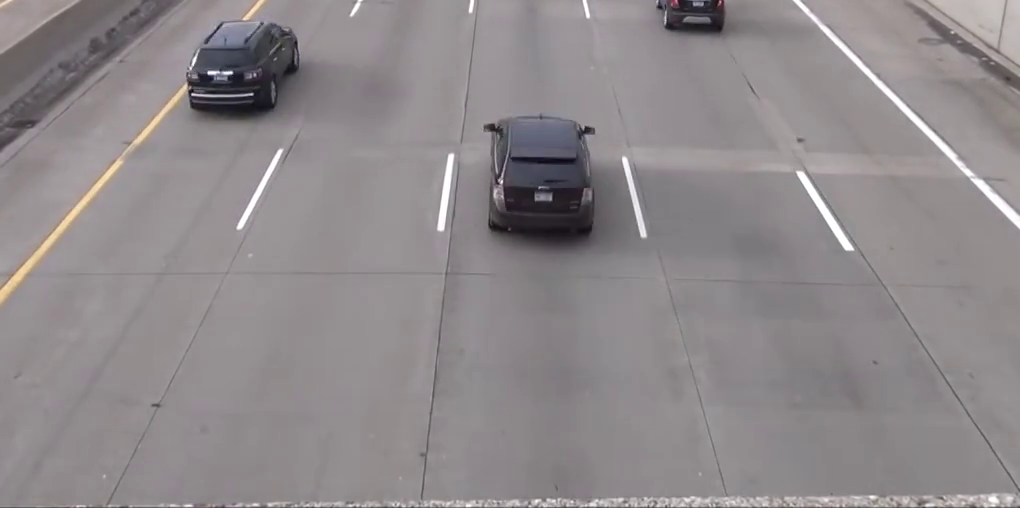
#> input picture frame 98 of cars3.mp4, 1020 x 508 px, given in place of cars.mp4, which was not available
$ python smart_traffic.py
#> lines starting #> are read from the running program, lines starting #| are printed output that depends on the picture
import cv2
import numpy as np

import paths
import constants


def mask_preproscessing(img):
    kernel = cv2.getStructuringElement(cv2.MORPH_RECT, (5, 5))
    kernel_5 = cv2.getStructuringElement(cv2.MORPH_RECT, (10, 10))

    _, threshold = cv2.threshold(img, 80, 255, cv2.THRESH_BINARY)

    opening = cv2.morphologyEx(threshold, cv2.MORPH_OPEN, kernel)
    blur = cv2.GaussianBlur(opening, (5, 5), 0)
    # cv2.imshow("after blur", blur)
    closing = cv2.morphologyEx(blur, cv2.MORPH_CLOSE, kernel)
    # cv2.imshow("after closing", closing)
    threshold = cv2.dilate(closing, kernel_5)
    threshold = cv2.dilate(threshold, kernel_5)
    threshold = cv2.erode(threshold, kernel_5)

    threshold = cv2.dilate(threshold, kernel_5)
    threshold = cv2.dilate(threshold, kernel_5)
    threshold = cv2.erode(threshold, kernel_5)
    cv2.imshow("after dilation", threshold)
    return threshold


def start():
    videoCapture = cv2.VideoCapture(paths.VIDEO_PATH)
    bgSubtractor = cv2.createBackgroundSubtractorMOG2(history=500, varThreshold=230, detectShadows=True)

    frameWidth = int(videoCapture.get(3))
    frameHeight = int(videoCapture.get(4))
    linePoint1 = (0, int(frameHeight / 2))
    linePoint2 = (frameWidth, int(frameHeight / 2))

    while True:

        _, frame = videoCapture.read()
#> frame is the input picture: shape (508, 1020, 3); mean B, G, R 139.9, 137.3, 143

        cv2.line(frame, linePoint1, linePoint2, (0, 0, 255), 2)

        fgMask = bgSubtractor.apply(frame)
#> fgMask: shape (508, 1020); every value is 127

        fgMask = mask_preproscessing(fgMask)
#> in mask_preproscessing, `_, threshold = cv2.threshold(img, 80, 255, cv2.THRESH_BINARY)`: threshold: shape (508, 1020); every value is 255

        contours, _ = cv2.findContours(fgMask, cv2.RETR_LIST, cv2.CHAIN_APPROX_SIMPLE)
#> contours = [[[0, 0], [0, 507], [1019, 507], [1019, 0]]]
        print(len(contours))
#| 1

        cv2.drawContours(frame, contours, -1, (0, 255, 0), 2)
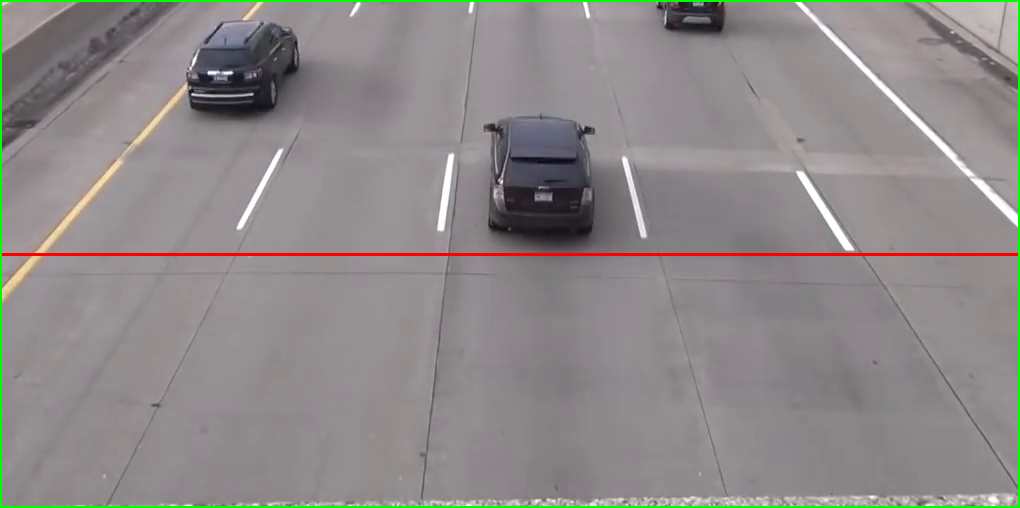
#> frame: shape (508, 1020, 3); mean B, G, R 137.5, 137.8, 141.9

        cv2.imshow("fgMask", frame)

        key = cv2.waitKey(50)
#> (key Esc is pressed here)
        if key == 27:
            break

    videoCapture.release()
    cv2.destroyAllWindows()


if __name__ == "__main__":
    start()

$ run again, starting later in the video
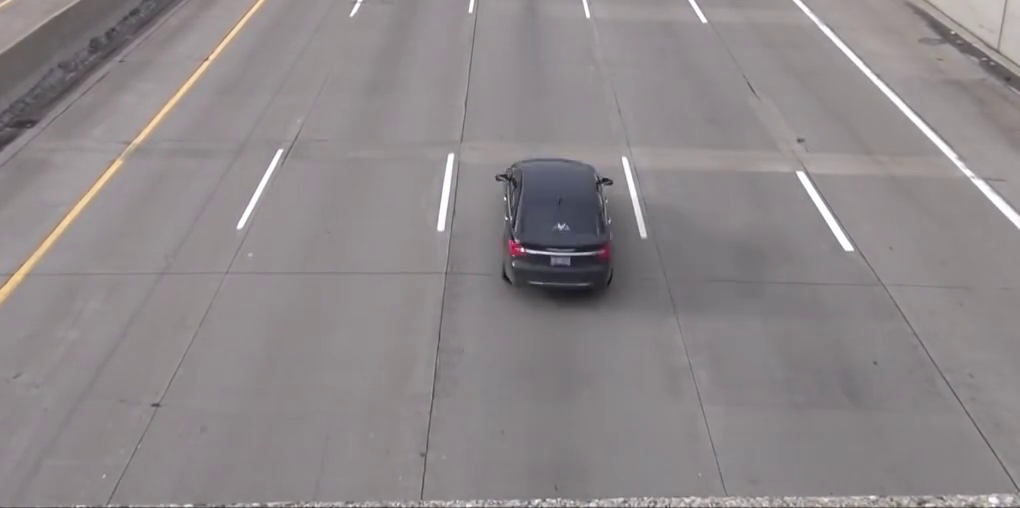
#> input picture frame 442 of cars3.mp4, 1020 x 508 px, given in place of cars.mp4, which was not available
#> in start, frame is the input picture: shape (508, 1020, 3); mean B, G, R 138.3, 136, 141.9
#> fgMask: shape (508, 1020); every value is 127
#> threshold: shape (508, 1020); every value is 255
#> contours = [[[0, 0], [0, 507], [1019, 507], [1019, 0]]]
#| 1
#> in start, `cv2.drawContours(frame, contours, -1, (0, 255, 0), 2)`:
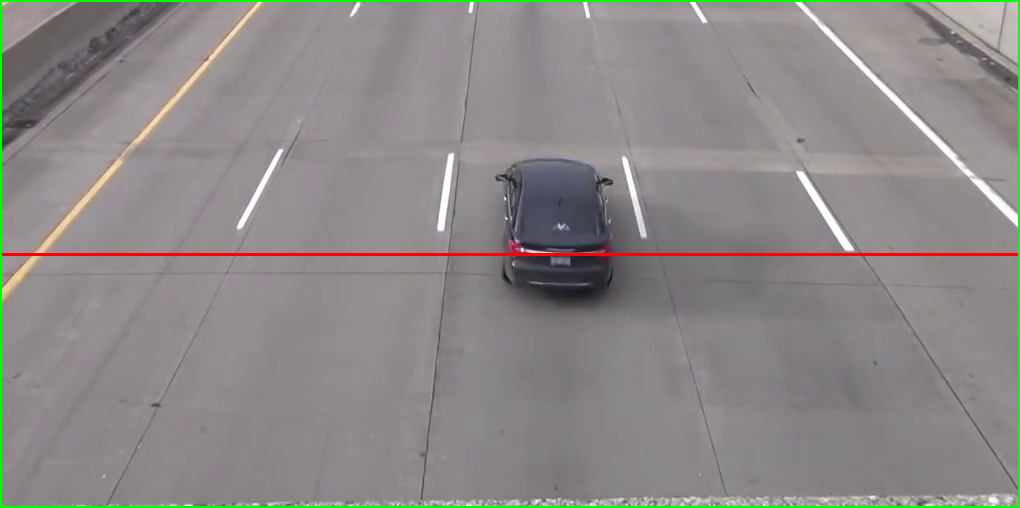
#> frame: shape (508, 1020, 3); mean B, G, R 136, 136.6, 140.9

$ run again, starting later in the video
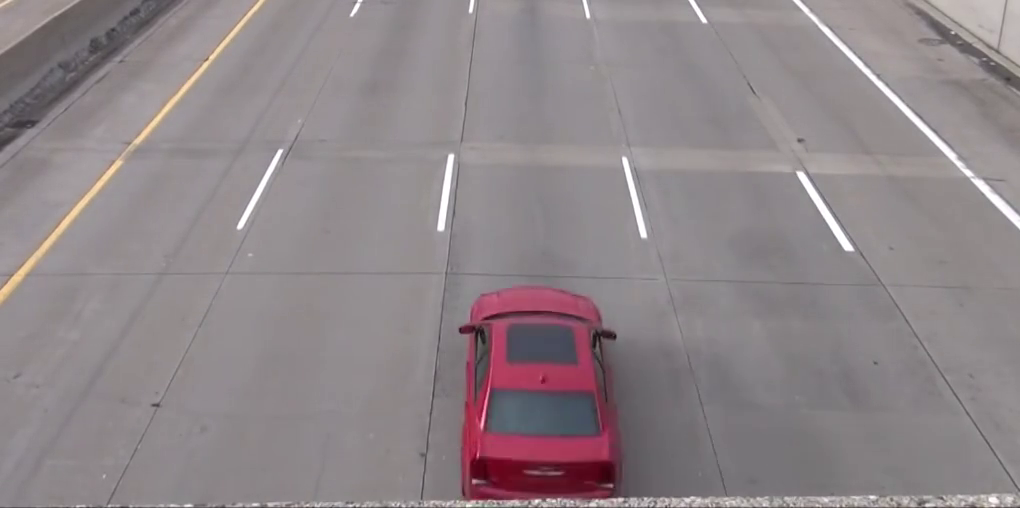
#> input picture frame 787 of cars3.mp4, 1020 x 508 px, given in place of cars.mp4, which was not available
#> in start, frame is the input picture: shape (508, 1020, 3); mean B, G, R 137, 133.7, 143
#> fgMask: shape (508, 1020); every value is 127
#> threshold: shape (508, 1020); every value is 255
#> contours = [[[0, 0], [0, 507], [1019, 507], [1019, 0]]]
#| 1
#> in start, `cv2.drawContours(frame, contours, -1, (0, 255, 0), 2)`:
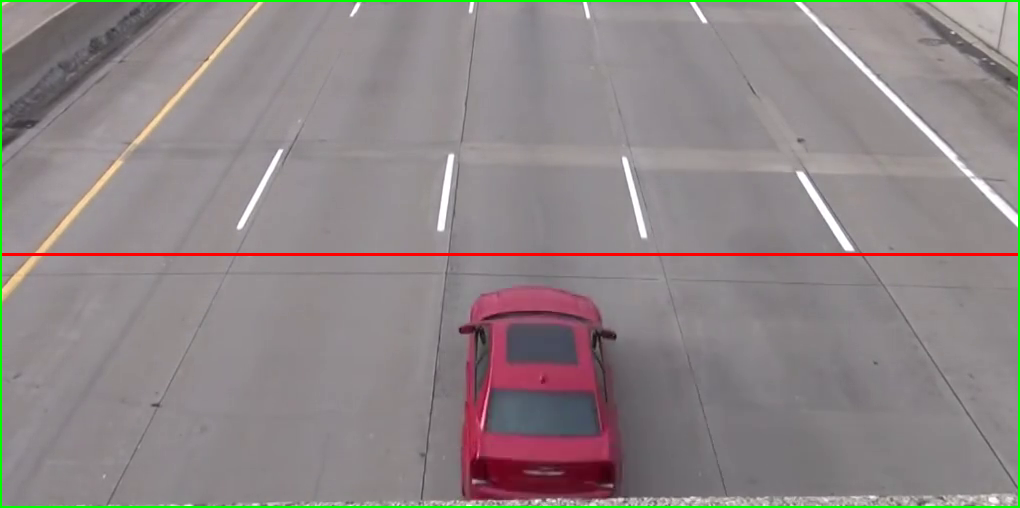
#> frame: shape (508, 1020, 3); mean B, G, R 134.6, 134.3, 141.9
